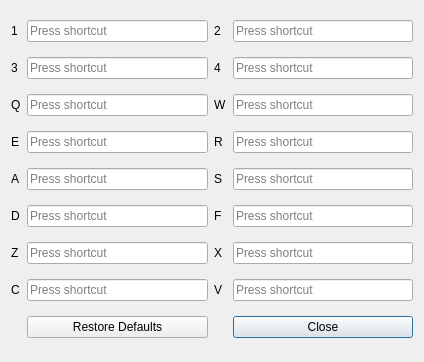
<?xml version="1.0" encoding="UTF-8"?>
<ui version="4.0">
 <class>BindKeys</class>
 <widget class="QDialog" name="BindKeys">
  <property name="geometry">
   <rect>
    <x>0</x>
    <y>0</y>
    <width>424</width>
    <height>362</height>
   </rect>
  </property>
  <property name="windowTitle">
   <string>Change Key Binds</string>
  </property>
  <layout class="QGridLayout" name="gridLayout">
   <item row="11" column="4">
    <widget class="QPushButton" name="Close">
     <property name="text">
      <string>Close</string>
     </property>
    </widget>
   </item>
   <item row="10" column="1">
    <widget class="QLabel" name="label_C">
     <property name="text">
      <string>C</string>
     </property>
    </widget>
   </item>
   <item row="4" column="1">
    <widget class="QLabel" name="label_3">
     <property name="text">
      <string>3</string>
     </property>
    </widget>
   </item>
   <item row="2" column="3">
    <widget class="QLabel" name="label_2">
     <property name="text">
      <string>2</string>
     </property>
    </widget>
   </item>
   <item row="11" column="2">
    <widget class="QPushButton" name="RestoreDefaults">
     <property name="text">
      <string>Restore Defaults</string>
     </property>
    </widget>
   </item>
   <item row="2" column="1">
    <widget class="QLabel" name="label_1">
     <property name="text">
      <string>1</string>
     </property>
    </widget>
   </item>
   <item row="7" column="3">
    <widget class="QLabel" name="label_S">
     <property name="text">
      <string>S</string>
     </property>
    </widget>
   </item>
   <item row="7" column="1">
    <widget class="QLabel" name="label_A">
     <property name="text">
      <string>A</string>
     </property>
    </widget>
   </item>
   <item row="9" column="1">
    <widget class="QLabel" name="label_Z">
     <property name="text">
      <string>Z</string>
     </property>
    </widget>
   </item>
   <item row="5" column="3">
    <widget class="QLabel" name="label_W">
     <property name="text">
      <string>W</string>
     </property>
    </widget>
   </item>
   <item row="10" column="3">
    <widget class="QLabel" name="label_V">
     <property name="text">
      <string>V</string>
     </property>
    </widget>
   </item>
   <item row="8" column="1">
    <widget class="QLabel" name="label_D">
     <property name="text">
      <string>D</string>
     </property>
    </widget>
   </item>
   <item row="4" column="3">
    <widget class="QLabel" name="label_4">
     <property name="text">
      <string>4</string>
     </property>
    </widget>
   </item>
   <item row="8" column="3">
    <widget class="QLabel" name="label_F">
     <property name="text">
      <string>F</string>
     </property>
    </widget>
   </item>
   <item row="6" column="1">
    <widget class="QLabel" name="label_E">
     <property name="text">
      <string>E</string>
     </property>
    </widget>
   </item>
   <item row="9" column="3">
    <widget class="QLabel" name="label_X">
     <property name="text">
      <string>X</string>
     </property>
    </widget>
   </item>
   <item row="5" column="1">
    <widget class="QLabel" name="label_Q">
     <property name="text">
      <string>Q</string>
     </property>
    </widget>
   </item>
   <item row="6" column="3">
    <widget class="QLabel" name="label_R">
     <property name="text">
      <string>R</string>
     </property>
    </widget>
   </item>
   <item row="2" column="2">
    <widget class="QKeySequenceEdit" name="keySequenceEdit_1"/>
   </item>
   <item row="2" column="4">
    <widget class="QKeySequenceEdit" name="keySequenceEdit_2"/>
   </item>
   <item row="4" column="2">
    <widget class="QKeySequenceEdit" name="keySequenceEdit_3"/>
   </item>
   <item row="4" column="4">
    <widget class="QKeySequenceEdit" name="keySequenceEdit_4"/>
   </item>
   <item row="5" column="2">
    <widget class="QKeySequenceEdit" name="keySequenceEdit_Q"/>
   </item>
   <item row="5" column="4">
    <widget class="QKeySequenceEdit" name="keySequenceEdit_W"/>
   </item>
   <item row="6" column="2">
    <widget class="QKeySequenceEdit" name="keySequenceEdit_E"/>
   </item>
   <item row="6" column="4">
    <widget class="QKeySequenceEdit" name="keySequenceEdit_R"/>
   </item>
   <item row="7" column="2">
    <widget class="QKeySequenceEdit" name="keySequenceEdit_A"/>
   </item>
   <item row="7" column="4">
    <widget class="QKeySequenceEdit" name="keySequenceEdit_S"/>
   </item>
   <item row="8" column="2">
    <widget class="QKeySequenceEdit" name="keySequenceEdit_D"/>
   </item>
   <item row="8" column="4">
    <widget class="QKeySequenceEdit" name="keySequenceEdit_F"/>
   </item>
   <item row="9" column="2">
    <widget class="QKeySequenceEdit" name="keySequenceEdit_Z"/>
   </item>
   <item row="9" column="4">
    <widget class="QKeySequenceEdit" name="keySequenceEdit_X"/>
   </item>
   <item row="10" column="2">
    <widget class="QKeySequenceEdit" name="keySequenceEdit_C"/>
   </item>
   <item row="10" column="4">
    <widget class="QKeySequenceEdit" name="keySequenceEdit_V"/>
   </item>
  </layout>
 </widget>
 <resources/>
 <connections/>
</ui>
